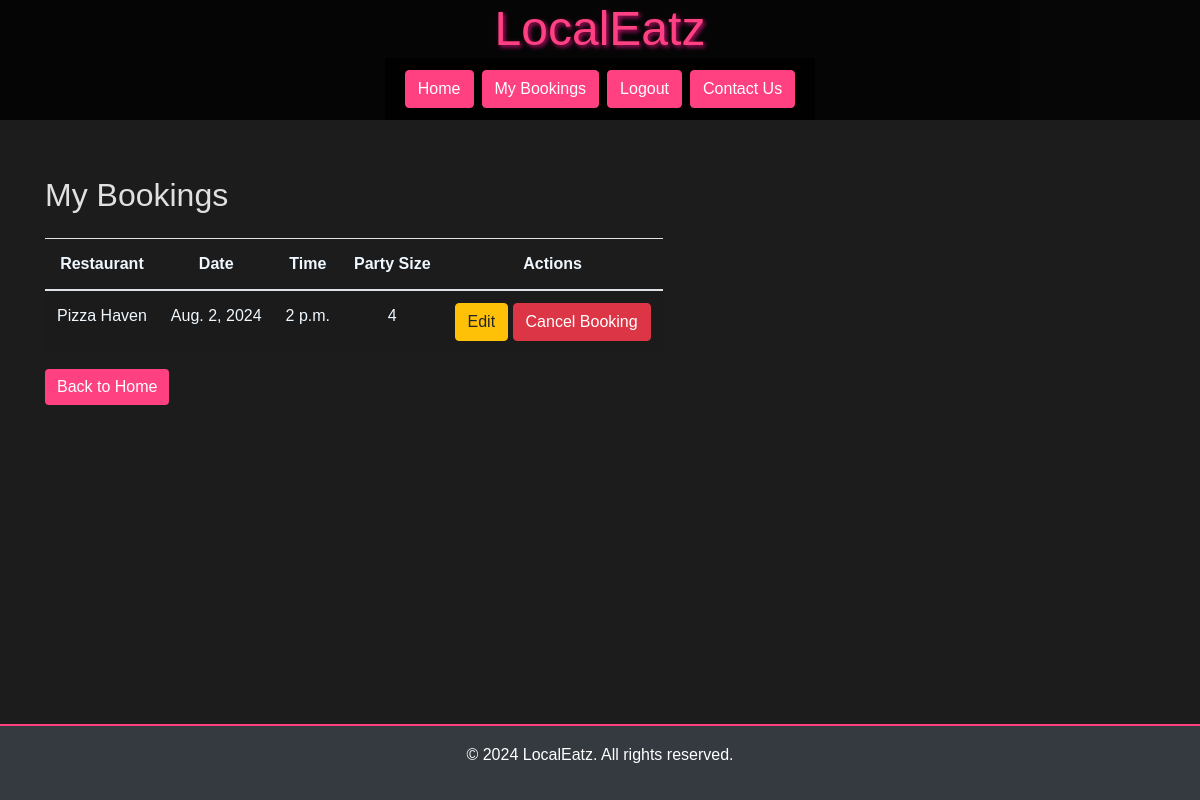
The page /my-bookings/ (signed in) on the database its author committed.
### restaurants/models.py (models this page shows, shortened)
class Booking(models.Model):
    user = models.ForeignKey(User, on_delete=models.SET_NULL, null=True)
    restaurant = models.ForeignKey(Restaurant, on_delete=models.CASCADE)
    name = models.CharField(max_length=100)
    date = models.DateField()  # Date of the booking
    time = models.TimeField()  # Time of the booking
    party_size = models.PositiveIntegerField()  # Number of people in the party

class Restaurant(models.Model):
    name = models.CharField(max_length=255)
    address = models.CharField(max_length=255)
    description = models.TextField(blank=True)
    max_tables = models.IntegerField(default=3)

### restaurants/views.py (the view)
@login_required
def my_bookings(request):
    user = request.user
    bookings = Booking.objects.filter(user=user)
    return render(request, 'users/my_bookings.html', {'bookings': bookings})

### restaurants/templates/users/my_bookings.html (shortened to what this page needs)
{% extends 'base.html' %}
{% block content %}
<div class="container mt-5">
    <h2 class="mb-4">My Bookings</h2>
    {% if bookings %}
    <div class="table-responsive">
        <table class="table table-striped">
            <thead>
                <tr style="color: aliceblue;">
                    <th>Restaurant</th>
                    <th>Date</th>
                    <th>Time</th>
                    <th>Party Size</th>
                    <th>Actions</th>
                </tr>
            </thead>
            <tbody>
                {% for booking in bookings %}
                <tr style="color: aliceblue;">
                    <td>{{ booking.restaurant.name }}</td>
                    <td>{{ booking.date }}</td>
                    <td>{{ booking.time }}</td>
                    <td>{{ booking.party_size }}</td>
                    <td>
                        <a href="{% url 'edit_booking' booking.id %}" class="btn btn-warning">Edit</a>
                        <button data-booking-id="{{ booking.id }}" class="btn btn-danger cancel-btn">Cancel
                            Booking</button>
                    </td>
                </tr>
                {% endfor %}
            </tbody>
        </table>
        {% else %}
        <p>You have no bookings yet.</p>
        {% endif %}
        <a href="{% url 'home' %}" class="btn btn-custom">Back to Home</a>
    </div>
</div>
{% endblock %}

### static/css/styles.css (style rules this page uses)
* { margin: 0; padding: 0; box-sizing: border-box; }
body { font-family: 'Arial', sans-serif; background: #1c1c1c; color: #e0e0e0; line-height: 1.6; padding: 0; margin: 0; }
.btn-custom { background-color: #ff4081; color: #fff; border: none; }
table { max-width: fit-content; text-align: center; }

### rows shown on the page
Booking: restaurant.name "Pizza Haven", date "Aug. 2, 2024", time "2 p.m.", party_size "4"
